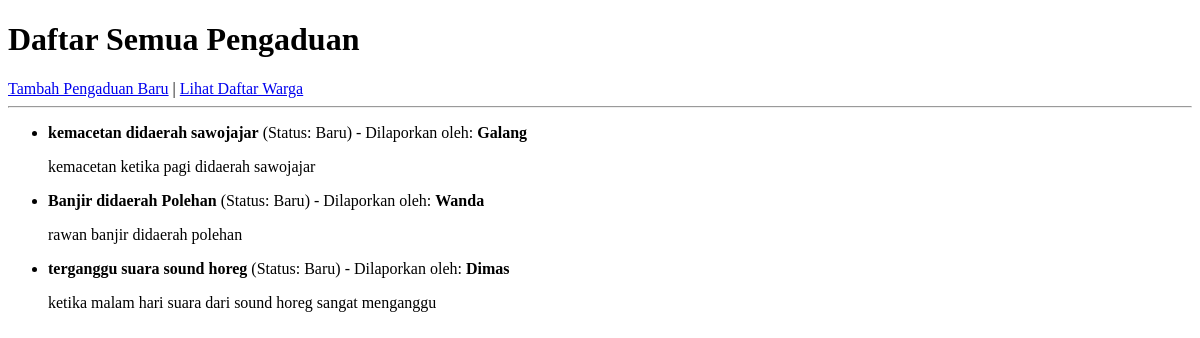
/warga/pengaduan/, run on an earlier commit of the app's database.
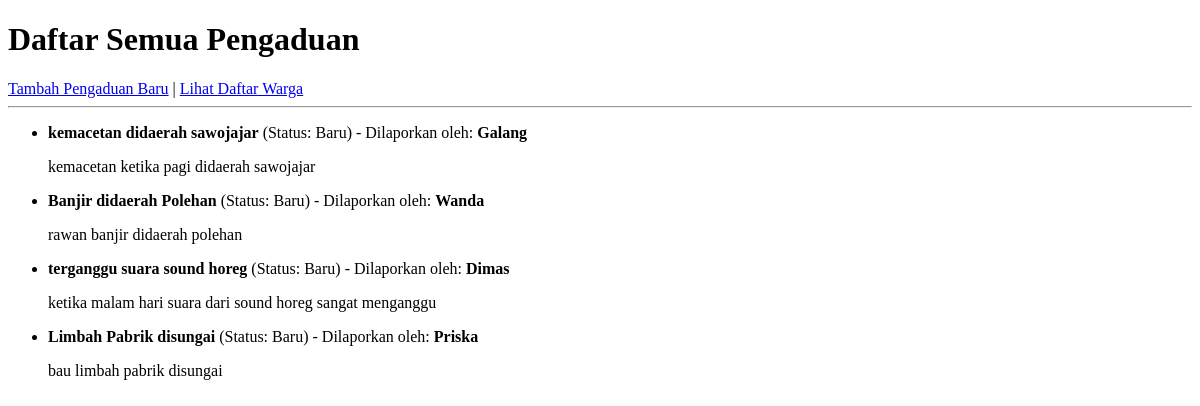
And on a later commit of the database.
### warga/models.py (models this page shows, shortened)
class Pengaduan(models.Model):
    STATUS_CHOICES = [
        ('BARU', 'Baru'),
        ('DIPROSES', 'Diproses'),
        ('SELESAI', 'Selesai'),
    ]
    judul = models.CharField(max_length=200)
    deskripsi = models.TextField()
    status = models.CharField(max_length=10, choices=STATUS_CHOICES, default='BARU')
    tanggal_lapor = models.DateTimeField(auto_now_add=True)
    pelapor = models.ForeignKey(Warga, on_delete=models.CASCADE, related_name='pengaduan')

class Warga(models.Model):
    nik = models.CharField(max_length=16, unique=True, verbose_name="Nomor Induk Kependudukan")
    nama_lengkap = models.CharField(max_length=100, verbose_name="Nama Lengkap")
    alamat = models.TextField(verbose_name="Alamat Tinggal")
    no_telepon = models.CharField(max_length=15, blank=True, verbose_name="Nomor Telepon")
    tanggal_registrasi = models.DateTimeField(auto_now_add=True)

### warga/views.py (the view)
# urls.py: path('pengaduan/', PengaduanListView.as_view(), name='pengaduan-list'),
class PengaduanListView(ListView):
    model = Pengaduan

### warga/templates/warga/pengaduan_list.html (shortened to what this page needs)
<!DOCTYPE html>
<html>
<head>
</head>
<body>
    <h1>Daftar Semua Pengaduan</h1>
    <a href="{% url 'pengaduan-tambah' %}">Tambah Pengaduan Baru</a> |
    <a href="{% url 'warga-list' %}">Lihat Daftar Warga</a>
    <hr>
    <ul>
        {% for pengaduan in object_list %}
        <li>
            <strong>{{ pengaduan.judul }}</strong>
            (Status: {{ pengaduan.get_status_display }})
            - Dilaporkan oleh: <strong>{{ pengaduan.pelapor.nama_lengkap }}</strong>
            <p>{{ pengaduan.deskripsi }}</p>
        </li>
        {% empty %}
        <li>Belum ada pengaduan yang terdaftar.</li>
        {% endfor %}
    </ul>
</body>
</html>

What changed in the data, as far as the page shows it:
added Pengaduan: judul "Limbah Pabrik disungai", status "Baru", pelapor.nama_lengkap "Priska", deskripsi "bau limbah pabrik disungai"
